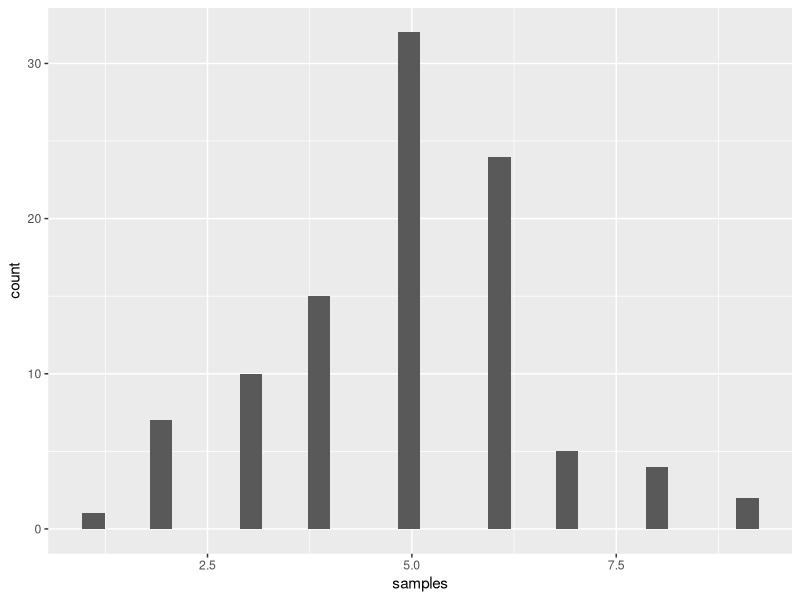
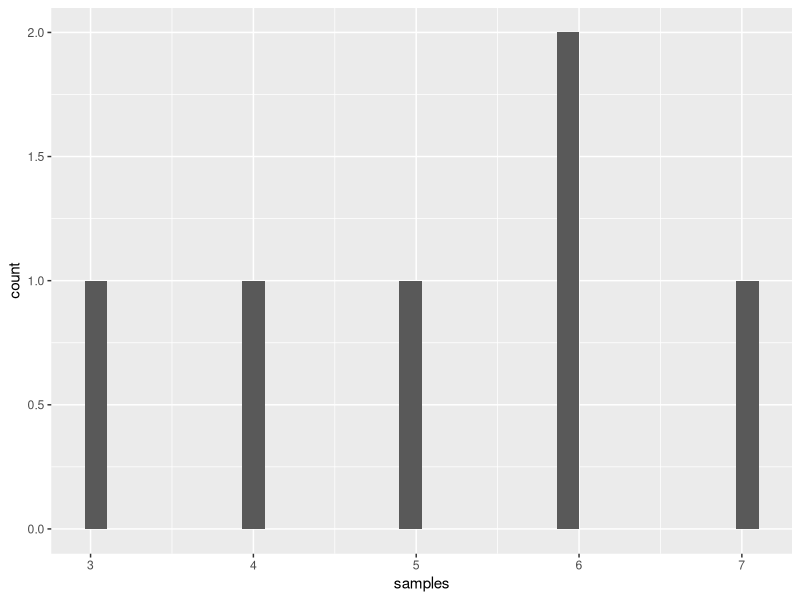
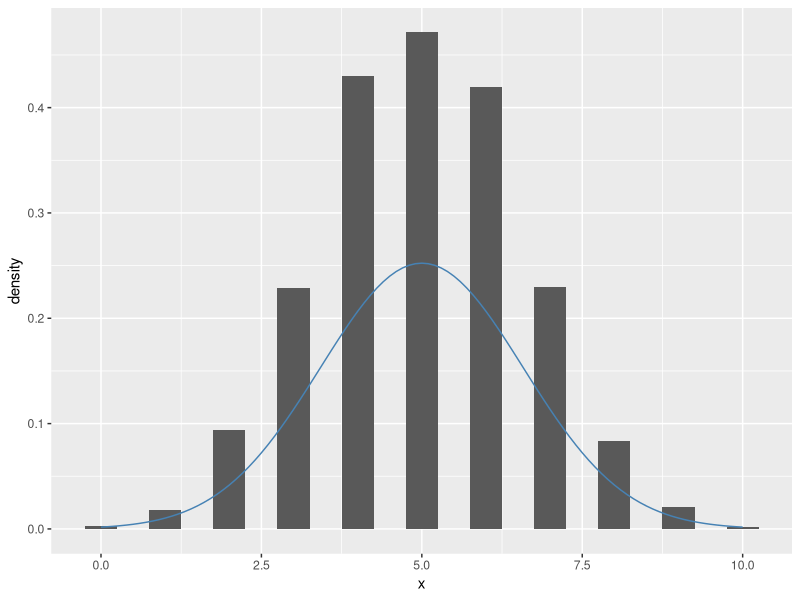
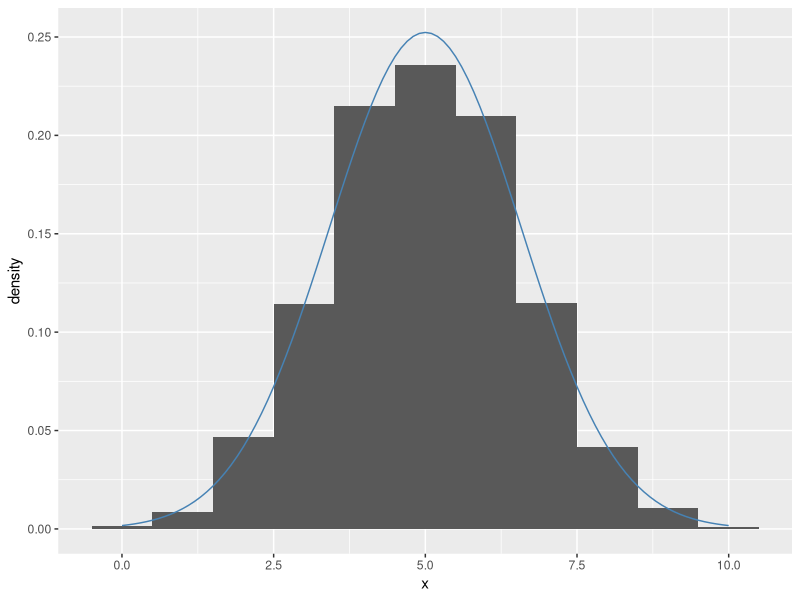
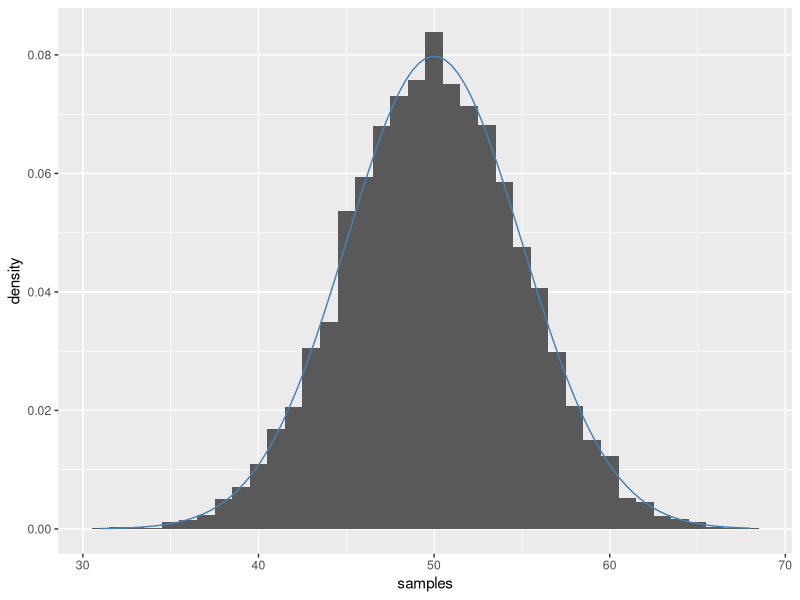

The R source for these figures, in order:
# ---- 0. Setup and load libraries, if any ----

library(ggplot2)  # load the graphing library


# ---- 1. Binomial Distribution ----

samples1 <- rbinom(n=100, size=10, prob=0.5)
head(samples1)
mean(samples1)
sd(samples1)**2

# What do the parameters mean? What underlying Bernoulli distribution do they
# correspond to?

ggplot(data=data.frame(samples1), aes(x=samples1)) +
  geom_histogram() +
  xlab("samples")


# ---- 2. Small n ----

samples2 <- rbinom(n=6, size=10, prob=0.5)
head(samples2)
mean(samples2)
sd(samples2)**2

ggplot(data=data.frame(samples2), aes(x=samples2)) +
  geom_histogram() +
  xlab("samples")


# ---- 3. Normal approximation ----

samples3 <- rbinom(n=10000, size=10, prob=0.5)
head(samples3)
mean(samples3)
sd(samples3)**2

# How would you find the mean and variance for the normal approximation?

mean <- 10*0.5  # E[X] = np
var <- 10*0.5*(1-0.5)  # var(X) = np(1-p)

# Note that the histogram and density here have different areas (not scaled)...
ggplot(data=data.frame(samples3), aes(x=samples3)) +
  geom_histogram(aes(y=after_stat(density)), binwidth=0.5) + 
  stat_function(fun=dnorm, args=list(mean=mean, sd=sqrt(var)), color='steelblue') +
  xlab("x")

# ... but if the bin width is set to 1, they line up better ...
ggplot(data=data.frame(samples3), aes(x=samples3)) +
  geom_histogram(aes(y=after_stat(density)), binwidth=1) + 
  stat_function(fun=dnorm, args=list(mean=mean, sd=sqrt(var)), color='steelblue') +
  xlab("x")
# ... but we're still limited to x values between 0 and 10

# What if we change the size parameter?
samples4 <- rbinom(n=10000, size=100, prob=0.5)
mean <- 100*0.5  # E[X] = np
var <- 100*0.5*(1-0.5)  # var(X) = np(1-p)
ggplot(data=data.frame(samples4), aes(x=samples4)) +
  geom_histogram(aes(y=after_stat(density)), binwidth=1) + 
  stat_function(fun=dnorm, args=list(mean=mean, sd=sqrt(var)), color='steelblue') +
  xlab("samples")
